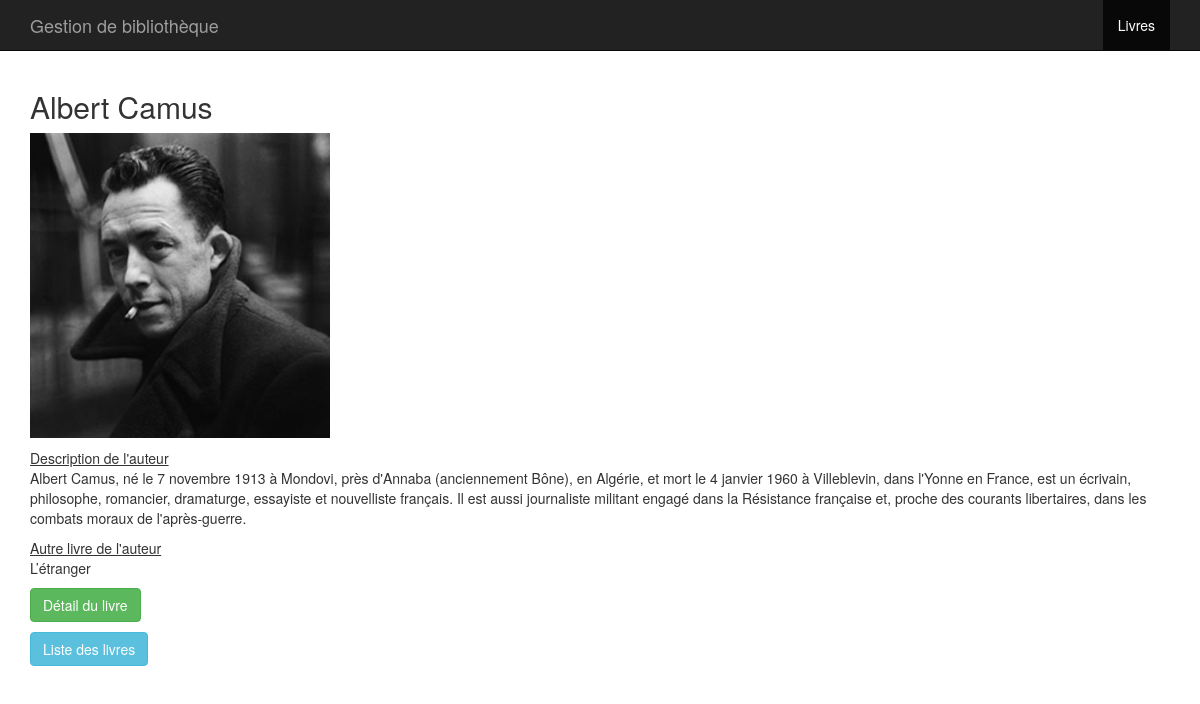
The page /detail_auteur.php?id=1 on the database its author committed.
### tables this page shows
CREATE TABLE IF NOT EXISTS `auteurs` (
  `id` int(11) NOT NULL AUTO_INCREMENT,
  `prenom` varchar(255) NOT NULL,
  `nom` varchar(255) NOT NULL,
  `image` varchar(255) NOT NULL,
  `description` text NOT NULL,
  PRIMARY KEY (`id`)
);

CREATE TABLE IF NOT EXISTS `livres` (
  `id` int(11) NOT NULL AUTO_INCREMENT,
  `id_auteur` int(11) NOT NULL,
  `titre` varchar(255) NOT NULL,
  `image` varchar(255) NOT NULL,
  `description` text NOT NULL,
  PRIMARY KEY (`id`)
);

### detail_auteur.php (the view, shortened to what this page needs)
<?php require 'inc/db.php'; ?>
<!DOCTYPE html>
<html>
<head>
	<link rel="stylesheet" type="text/css" href="src/css/bootstrap.min.css">
	<link rel="stylesheet" type="text/css" href="src/css/app.css">
</head>
<body>
<div class="container navigation">
	<nav class="navbar navbar-inverse navbar-fixed-top">
		<div class="container">
			<div class="navbar-collapse collapse navbar-right">
				<ul class="nav navbar-nav">
					<li class="active"><a href="index.php">Livres</a></li>
				</ul>
			</div>
			<a class="navbar-brand" href="#">Gestion de bibliothèque</a>
		</div>
	</nav>
</div>
<div class="container">
<?php
	if (isset($_GET['id'])){
		$idauteur = intval($_GET['id']);
		$req = $pdo->prepare("SELECT * FROM auteurs WHERE id = $idauteur");
		$req->execute();
		$livre = $req->fetch();
		echo '<h2>'.utf8_encode($livre['prenom']).' '.utf8_encode($livre['nom']).'</h2>';
		echo '<p><img src="'.$livre['image'].'"></p>';
		echo "<u>Description de l'auteur</u>";
		echo '<p>'.utf8_encode($livre['description']).'</p>';
	}
?>
<?php
	$req = $pdo->prepare("SELECT * FROM livres WHERE id_auteur = $idauteur");
	$req->execute();
	$leslivres = $req->fetch();
	echo "<u>Autre livre de l'auteur</u>";
	echo '<p>'.utf8_encode($leslivres['titre']).'</p>';
	echo '<p><a class="btn btn-success"href="detail_livre.php?id='.$leslivres['id'].'">Détail du livre</a></p>';
?>
<p><a class="btn btn-info" href="index.php">Liste des livres</a></p>
</div>
</body>
</html>

### src/css/app.css (style rules this page uses)
body { padding-top: 70px; }

### rows shown on the page
auteurs: prenom "Albert", nom "Camus", image (picture), description "Albert Camus, né le 7 novembre 1913 à Mondovi, près d'Annaba (anciennement Bône), en Algérie, et mort le 4 janvier 1960 à Villeblevin, dans l'Yonne en France, est un écrivain, philosophe, romancier, dramaturge, essayiste et nouvelliste français. Il est aussi journaliste militant engagé dans la Résistance française et, proche des courants libertaires, dans les combats moraux de l'après-guerre."
livres: titre "L’étranger"
